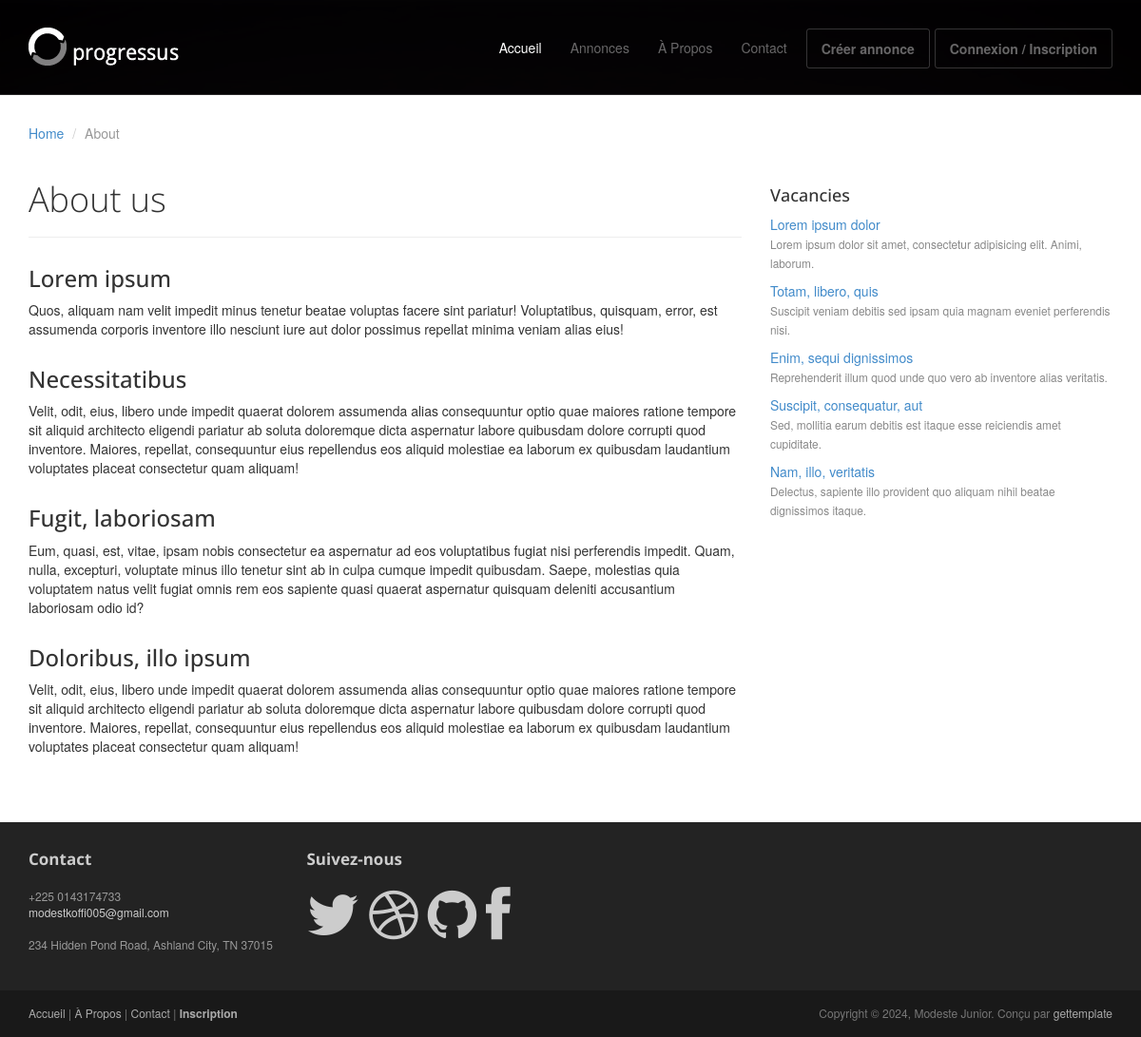
Screenshot of /about/about/ with the database file from the repository.
### about/models.py (models this page shows, shortened)
class First(models.Model):
    titre = models.CharField(max_length= 50)
    contenus = models.TextField()

class Second(models.Model):
    titre = models.CharField(max_length= 50)
    contenus = models.TextField()

class Third(models.Model):
    titre = models.CharField(max_length=50)
    contenus = models.TextField()

class Fourth(models.Model):
    titre = models.CharField(max_length=50)
    contenus = models.TextField()

class Plus(models.Model):
    lien = models.CharField(max_length=50)
    description = models.TextField()

class Info(models.Model):
    number = models.TextField()
    mail = models.EmailField()
    adresse = models.TextField()

### about/views.py (the view)
# urls.py: path('about/', views.about, name="about"),
def about(request):
    first = First.objects.filter()
    second = Second.objects.filter()
    third = Third.objects.filter()
    fourth = Fourth.objects.filter()
    plus = Plus.objects.filter
    info = Info.objects.filter()
    datas = {
        'first': first,
        'second': second,
        'third': third,
        'fourth': fourth,
        'plus': plus,
        'info': info,
    }
    return render(request, 'about.html', datas)

### about/templates/about.html (shortened to what this page needs)
{% load static %}
<!DOCTYPE html>
<html lang="en">
<head>
	<link rel="stylesheet" href="{% static 'assets/css/bootstrap.min.css' %}">
	<link rel="stylesheet" href="{% static 'assets/css/font-awesome.min.css' %}">
	<link rel="stylesheet" href="{% static 'assets/css/bootstrap-theme.css' %}" media="screen" >
	<link rel="stylesheet" href="{% static 'assets/css/main.css' %}">
</head>
<body>
	<div class="navbar navbar-inverse navbar-fixed-top headroom" >
		<div class="container">
			<div class="navbar-header">
				<a class="navbar-brand" href="{% url 'index' %}"><img src="{% static 'assets/images/logo.png' %}" alt="about"></a>
			</div>
			<div class="navbar-collapse collapse">
                <ul class="nav navbar-nav pull-right">
                    <li class="active"><a href="{% url 'index' %}">Accueil</a></li>
                    <li><a href="{% url 'annonce' %}">Annonces</a></li>
                    <li><a href="{% url 'about' %}">À Propos</a></li>
                    <li><a href="{% url 'contact' %}">Contact</a></li>
					<li><a class="btn" href="{% url 'new_annonce' %}">Créer annonce</a></li>
                    <li><a class="btn" href="{% url 'authentification' %">Connexion / Inscription</a></li>
                </ul>
            </div>
		</div>
	</div>
	<header id="head" class="secondary"></header>
	<div class="container">
		<ol class="breadcrumb">
			<li><a href="index.html">Home</a></li>
			<li class="active">About</li>
		</ol>
		<div class="row">
			<article class="col-sm-8 maincontent">
				<header class="page-header">
					<h1 class="page-title">About us</h1>
				</header>
				{% for first in first %}
				<h3>{{ first.titre }}</h3>
				<p>{{ first.contenus }}</p>
				{% for second in second %}
				<h3>{{ second.titre }}</h3>
				<p>{{ second.contenus }}</p>
				{% endfor %}
				{% for third in third %}
				<h3>{{ third.titre }}</h3>
				<p>{{ third.contenus }}</p>
				{% endfor %}
				{% for fourth in fourth %}
				<h3>{{ fourth.titre }}</h3>
				<p>{{ fourth.contenus }}</p>
				{% endfor %}
			</article>
			<aside class="col-sm-4 sidebar sidebar-right">
				<div class="widget">
					<h4>Vacancies</h4>
					<ul class="list-unstyled list-spaces">
						{% for plus in plus %}
						<li><a href="">{{ plus.lien }}</a><br><span class="small text-muted">{{ plus.description }}</span></li>
					{% endfor %}
					</ul>
				</div>
			</aside>
		</div>
	</div>
	 <footer id="footer" class="top-space">
    <div class="footer1">
        <div class="container">
            <div class="row">
                <div class="col-md-3 widget">
                    <h3 class="widget-title">Contact</h3>
                    <div class="widget-body">
                        {% for info in info %}
                        <p>{{ info.number }}<br>
                            <a href="mailto:#">{{ info.mail }}</a><br>
                            <br>
                            {{ info.adresse }}
                        </p>
                        {% endfor %}
                    </div>
                </div>
                <div class="col-md-3 widget">
                    <h3 class="widget-title">Suivez-nous</h3>
                    <div class="widget-body">
                        <p class="follow-me-icons">
                            <a href="#"><i class="fa fa-twitter fa-2x"></i></a>
                            <a href="#"><i class="fa fa-dribbble fa-2x"></i></a>
                            <a href="#"><i class="fa fa-github fa-2x"></i></a>
                            <a href="#"><i class="fa fa-facebook fa-2x"></i></a>
                        </p>
                    </div>
                </div>
            </div>
        </div>
    </div>
    <div class="footer2">
        <div class="container">
            <div class="row">
                <div class="col-md-6 widget">
                    <div class="widget-body">
                        <p class="simplenav">
                            <a href="{% url 'index' %}">Accueil</a> |
                            <a href="{% url 'about' %}">À Propos</a> |
                            <a href="{% url 'contact' %}">Contact</a> |
                            <b><a href="{% url 'authentification' %}">Inscription</a></b>
                        </p>
                    </div>
                </div>
                <div class="col-md-6 widget">
                    <div class="widget-body">
                        <p class="text-right">
                            Copyright &copy; 2024, Modeste Junior. Conçu par <a href="http://gettemplate.com/" rel="designer">gettemplate</a>
                        </p>
                    </div>
                </div>
            </div>
        </div>
    </div>
</footer>
</body>
</html>

### static/assets/css/main.css (style rules this page uses)
#head { background:#181015 url( ../images/bg_header.jpg) no-repeat; background-size: cover; min-height:520px; text-align: center; padding-top:240px; color:white; font-family:"Open sans", Helvetica, Arial; font-weight:300; }
#head.secondary { height:100px; min-height: 100px; padding-top:0px; }
.headroom { -webkit-transition: all 0.4s ease-out; -moz-transition: all 0.4s ease-out; -o-transition: all 0.4s ease-out; transition: all 0.4s ease-out; }
h1, h2, h3, h4, h5, h6 { font-family:"Open sans", Helvetica, Arial; }
h1, .h1, h2, .h2, h3, .h3 { margin-top:30px; }
.page-title { margin-top:20px; font-weight:300; }
.text-muted { color:#888; }
.breadcrumb { background:none; padding:0; margin:30px 0 0px 0; }
ul.list-spaces li { margin-bottom:10px; }
.top-space { margin-top: 60px; }
img { max-width:100%; }
.sidebar { padding-top:36px; padding-bottom:30px; }
.sidebar .widget { margin-bottom:20px; }
.footer1 { background: #232323; padding: 30px 0 0 0; font-size: 12px; color: #999; }
.footer1 a { color: #ccc; }
.footer1 .widget { margin-bottom:30px; }
.footer1 .widget-title { font-size: 17px; font-weight: bold; color: #ccc; margin: 0 0 20px; }
.follow-me-icons { font-size:30px; }
.follow-me-icons i { float:left; margin:0 10px 0 0; }
.footer2 { background: #191919; padding: 15px 0; color: #777; font-size: 12px; }
.footer2 a { color: #aaa; }
.footer2 p { margin: 0; }

### rows the page displays
First: titre "Lorem ipsum", contenus "Quos, aliquam nam velit impedit minus tenetur beatae voluptas facere sint pariatur! Voluptatibus, quisquam, error, est assumenda corporis inventore illo nesciunt iure aut dolor possimus repellat minima veniam alias eius!"
Second: titre "Necessitatibus", contenus "Velit, odit, eius, libero unde impedit quaerat dolorem assumenda alias consequuntur optio quae maiores ratione tempore sit aliquid architecto eligendi pariatur ab soluta doloremque dicta aspernatur labore quibusdam dolore corrupti quod inventore. Maiores, repellat, consequuntur eius repellendus eos aliquid molestiae ea laborum ex quibusdam laudantium voluptates placeat consectetur quam aliquam!"
Third: titre "Fugit, laboriosam", contenus "Eum, quasi, est, vitae, ipsam nobis consectetur ea aspernatur ad eos voluptatibus fugiat nisi perferendis impedit. Quam, nulla, excepturi, voluptate minus illo tenetur sint ab in culpa cumque impedit quibusdam. Saepe, molestias quia voluptatem natus velit fugiat omnis rem eos sapiente quasi quaerat aspernatur quisquam deleniti accusantium laboriosam odio id?"
Fourth: titre "Doloribus, illo ipsum", contenus "Velit, odit, eius, libero unde impedit quaerat dolorem assumenda alias consequuntur optio quae maiores ratione tempore sit aliquid architecto eligendi pariatur ab soluta doloremque dicta aspernatur labore quibusdam dolore corrupti quod inventore. Maiores, repellat, consequuntur eius repellendus eos aliquid molestiae ea laborum ex quibusdam laudantium voluptates placeat consectetur quam aliquam!"
Plus: lien "Lorem ipsum dolor", description "Lorem ipsum dolor sit amet, consectetur adipisicing elit. Animi, laborum."
Plus: lien "Totam, libero, quis", description "Suscipit veniam debitis sed ipsam quia magnam eveniet perferendis nisi."
Plus: lien "Enim, sequi dignissimos", description "Reprehenderit illum quod unde quo vero ab inventore alias veritatis."
Plus: lien "Suscipit, consequatur, aut", description "Sed, mollitia earum debitis est itaque esse reiciendis amet cupiditate."
Plus: lien "Nam, illo, veritatis", description "Delectus, sapiente illo provident quo aliquam nihil beatae dignissimos itaque."
Info: number "+225 0143174733", mail "modestkoffi005@gmail.com", adresse "234 Hidden Pond Road, Ashland City, TN 37015"
